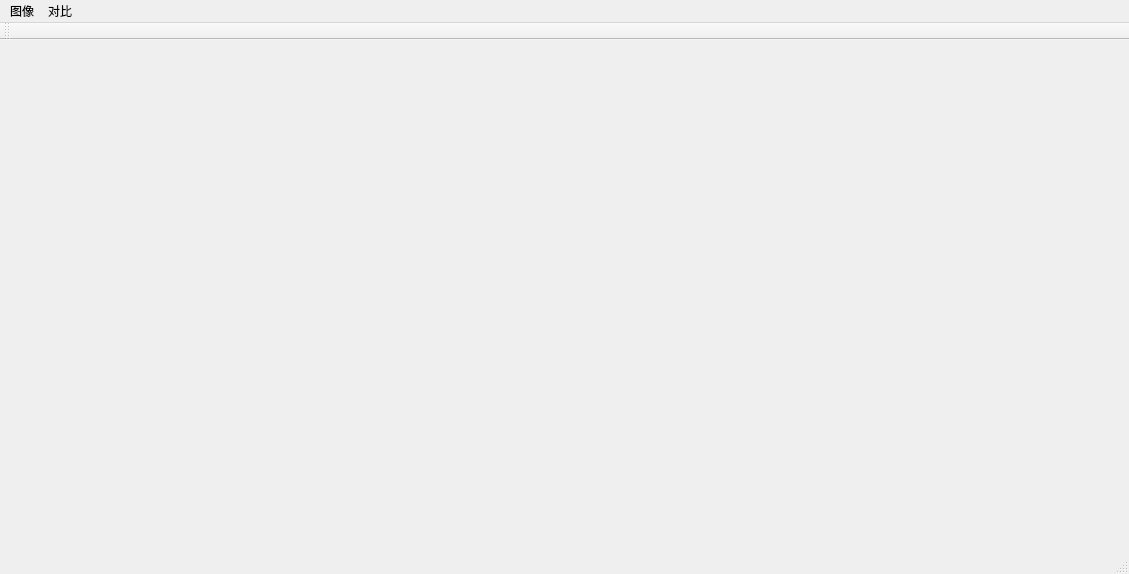
<?xml version="1.0" encoding="UTF-8"?>
<ui version="4.0">
 <class>QCompare</class>
 <widget class="QMainWindow" name="QCompare">
  <property name="geometry">
   <rect>
    <x>0</x>
    <y>0</y>
    <width>1129</width>
    <height>574</height>
   </rect>
  </property>
  <property name="windowTitle">
   <string>QCompare</string>
  </property>
  <widget class="QWidget" name="centralWidget"/>
  <widget class="QMenuBar" name="menuBar">
   <property name="geometry">
    <rect>
     <x>0</x>
     <y>0</y>
     <width>1129</width>
     <height>26</height>
    </rect>
   </property>
   <widget class="QMenu" name="menu">
    <property name="title">
     <string>图像</string>
    </property>
    <addaction name="actionAddImage"/>
    <addaction name="actionRemoveImage"/>
   </widget>
   <widget class="QMenu" name="menu_2">
    <property name="title">
     <string>对比</string>
    </property>
    <addaction name="actionCompare"/>
   </widget>
   <addaction name="menu"/>
   <addaction name="menu_2"/>
  </widget>
  <widget class="QToolBar" name="mainToolBar">
   <attribute name="toolBarArea">
    <enum>TopToolBarArea</enum>
   </attribute>
   <attribute name="toolBarBreak">
    <bool>false</bool>
   </attribute>
  </widget>
  <widget class="QStatusBar" name="statusBar"/>
  <action name="actionAddImage">
   <property name="text">
    <string>添加图像</string>
   </property>
  </action>
  <action name="actionCompare">
   <property name="text">
    <string>比较</string>
   </property>
  </action>
  <action name="actionRemoveImage">
   <property name="text">
    <string>移除图像</string>
   </property>
  </action>
 </widget>
 <layoutdefault spacing="6" margin="11"/>
 <resources/>
 <connections>
  <connection>
   <sender>actionAddImage</sender>
   <signal>triggered()</signal>
   <receiver>QCompare</receiver>
   <slot>on_action_addImage_triggered()</slot>
   <hints>
    <hint type="sourcelabel">
     <x>-1</x>
     <y>-1</y>
    </hint>
    <hint type="destinationlabel">
     <x>564</x>
     <y>286</y>
    </hint>
   </hints>
  </connection>
  <connection>
   <sender>actionCompare</sender>
   <signal>triggered()</signal>
   <receiver>QCompare</receiver>
   <slot>on_action_compareImage_triggered()</slot>
   <hints>
    <hint type="sourcelabel">
     <x>-1</x>
     <y>-1</y>
    </hint>
    <hint type="destinationlabel">
     <x>564</x>
     <y>286</y>
    </hint>
   </hints>
  </connection>
  <connection>
   <sender>actionRemoveImage</sender>
   <signal>triggered()</signal>
   <receiver>QCompare</receiver>
   <slot>on_action_removeImage_triggered()</slot>
   <hints>
    <hint type="sourcelabel">
     <x>-1</x>
     <y>-1</y>
    </hint>
    <hint type="destinationlabel">
     <x>564</x>
     <y>286</y>
    </hint>
   </hints>
  </connection>
 </connections>
 <slots>
  <slot>on_action_addImage_triggered()</slot>
  <slot>on_action_compareImage_triggered()</slot>
  <slot>on_action_removeImage_triggered()</slot>
 </slots>
</ui>
